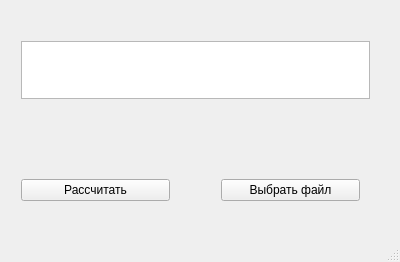
<?xml version="1.0" encoding="UTF-8"?>
<ui version="4.0">
 <class>MainWindow</class>
 <widget class="QMainWindow" name="MainWindow">
  <property name="geometry">
   <rect>
    <x>0</x>
    <y>0</y>
    <width>400</width>
    <height>262</height>
   </rect>
  </property>
  <property name="windowTitle">
   <string>MainWindow</string>
  </property>
  <widget class="QWidget" name="centralWidget">
   <widget class="QWidget" name="verticalLayoutWidget">
    <property name="geometry">
     <rect>
      <x>10</x>
      <y>30</y>
      <width>371</width>
      <height>80</height>
     </rect>
    </property>
    <layout class="QVBoxLayout" name="verticalLayout">
     <item>
      <widget class="QTextEdit" name="textEdit">
       <property name="html">
        <string>&lt;!DOCTYPE HTML PUBLIC &quot;-//W3C//DTD HTML 4.0//EN&quot; &quot;http://www.w3.org/TR/REC-html40/strict.dtd&quot;&gt;
&lt;html&gt;&lt;head&gt;&lt;meta name=&quot;qrichtext&quot; content=&quot;1&quot; /&gt;&lt;style type=&quot;text/css&quot;&gt;
p, li { white-space: pre-wrap; }
&lt;/style&gt;&lt;/head&gt;&lt;body style=&quot; font-family:'Open Sans'; font-size:9pt; font-weight:400; font-style:normal;&quot;&gt;
&lt;p style=&quot;-qt-paragraph-type:empty; margin-top:0px; margin-bottom:0px; margin-left:0px; margin-right:0px; -qt-block-indent:0; text-indent:0px;&quot;&gt;&lt;br /&gt;&lt;/p&gt;&lt;/body&gt;&lt;/html&gt;</string>
       </property>
      </widget>
     </item>
    </layout>
   </widget>
   <widget class="QWidget" name="gridLayoutWidget">
    <property name="geometry">
     <rect>
      <x>10</x>
      <y>130</y>
      <width>171</width>
      <height>121</height>
     </rect>
    </property>
    <layout class="QGridLayout" name="gridLayout">
     <item row="0" column="0">
      <widget class="QPushButton" name="onconsole">
       <property name="text">
        <string>Рассчитать</string>
       </property>
      </widget>
     </item>
    </layout>
   </widget>
   <widget class="QWidget" name="gridLayoutWidget_2">
    <property name="geometry">
     <rect>
      <x>210</x>
      <y>130</y>
      <width>161</width>
      <height>121</height>
     </rect>
    </property>
    <layout class="QGridLayout" name="gridLayout_2">
     <item row="0" column="0">
      <widget class="QPushButton" name="choose_file">
       <property name="text">
        <string>Выбрать файл</string>
       </property>
      </widget>
     </item>
    </layout>
   </widget>
  </widget>
  <widget class="QStatusBar" name="statusBar"/>
 </widget>
 <layoutdefault spacing="6" margin="11"/>
 <resources/>
 <connections/>
</ui>
